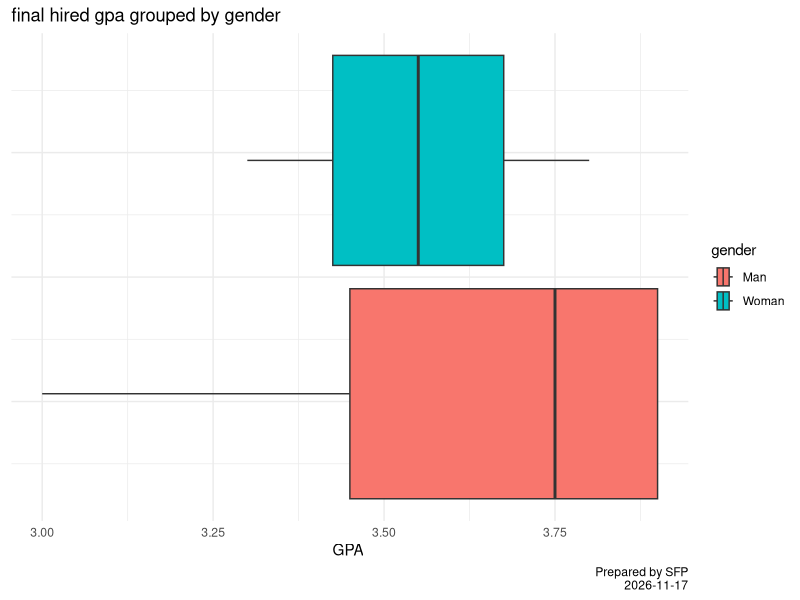
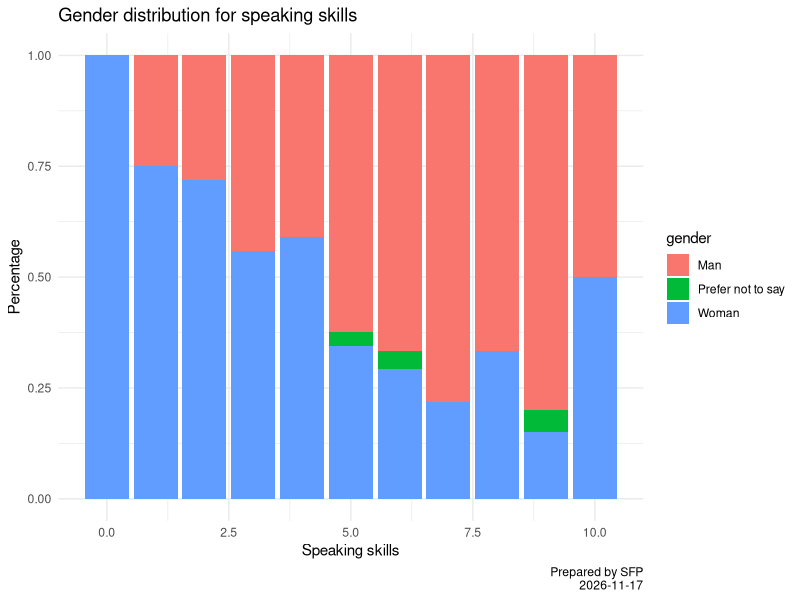

Here is the R script that generated these plots, in order:
## ---- chunk 1
library(tidyverse)
# this should supress all code and messages
knitr::opts_chunk$set(include=TRUE)
## ---- chunk 2
# This chunk provides an example of some things you can do with RMarkdown to make your report creation process easier

# read in the data
black_saber_current_employees <- read_csv("data/black-saber-current-employees.csv")
phase1 <- read_csv("data/phase1-new-grad-applicants-2020.csv")
phase2 <- read_csv("data/phase2-new-grad-applicants-2020.csv")
phase3 <- read_csv("data/phase3-new-grad-applicants-2020.csv")
final <- read_csv("data/final-hires-newgrad_2020.csv")
#join three datasets into one.
phase1_2 <- full_join(phase1,phase2)
all_phase <- left_join(phase1_2, phase3, by = "applicant_id")
final_applicant <- left_join(final, all_phase, by = "applicant_id") 




all_phase$final_result <- ifelse(all_phase$applicant_id %in% final_applicant$applicant_id, "Hired",          
                           ifelse(all_phase$applicant_id %in% phase3$applicant_id,"Refused at phase 3",  
                           ifelse(all_phase$applicant_id %in% phase2$applicant_id,"Refused at phase 2","Refused at phase 1")))
all_phase$final_result <- factor(all_phase$final_result,level=c("Refused at phase 1","Refused at phase 2","Refused at phase 3","Hired"))


# create new variables to show the hiring results for each candidates in each phrase
phase1$result <- ifelse(phase1$applicant_id %in% phase2$applicant_id,"proceed","refused")
phase2$result <- ifelse(phase2$applicant_id %in% phase3$applicant_id,"proceed","refused")
phase3$result <- ifelse(phase3$applicant_id %in% final$applicant_id,"proceed","refused")
all_phase$result <- ifelse(all_phase$applicant_id %in% final$applicant_id,"Hired","no")



model_1 <- glm(as.factor(result)~gpa+as.factor(gender)+extracurriculars+work_experience
              +leadership_presence+speaking_skills+technical_skills+writing_skills
              +interviewer_rating_1+interviewer_rating_2,
             data=all_phase,family=binomial("logit"))


summary(model_1)







final_applicant %>%
  ggplot(aes(x=gpa,fill=gender)) +
  geom_boxplot()+
  theme_minimal()+
  theme(axis.text.y=element_blank())+
  labs(title="final hired gpa grouped by gender",
       x="GPA ",
       caption = str_c("Prepared by SFP\n",Sys.Date()))


phase2 %>%
  ggplot(aes(x=speaking_skills,fill=gender)) +
  geom_bar(position="fill")+
  theme_minimal()+
  labs(title="Gender distribution for speaking skills",
       x="Speaking skills",
       y="Percentage",
       caption = str_c("Prepared by SFP\n",Sys.Date()))



#black_saber_current_employees %>%
#  ggplot(aes(as.factor(salary), fill = gender, color = gender)) +
#  geom_density(alpha = 0.2, size = 1.5) +
 # labs(
 #   x = "Annual salary (USD)",
#    y = "Density"
#  )

#model_2 <- lm(as.numeric(salary) ~ productivity + as.factor(gender) + as.factor(role_seniority), data = black_saber_current_employees)

#summary(model_2)

model_3 <- glm(as.factor(leadership_for_level) ~ productivity + as.factor(gender) + as.factor(role_seniority), data = black_saber_current_employees, family=binomial("logit"))

summary(model_3)




## ---- chunk 3
library(tidyverse)
library(lme4)
